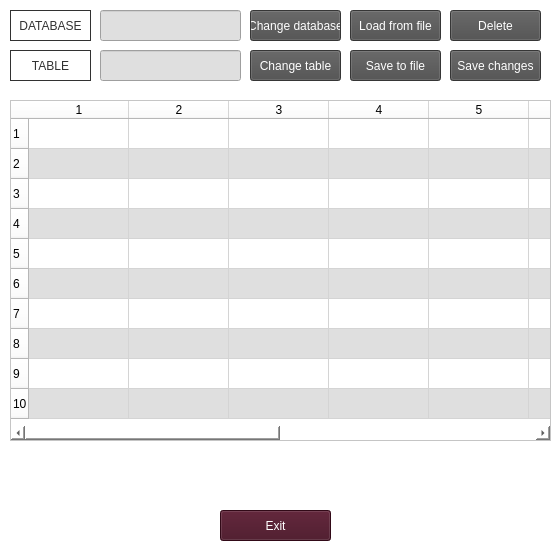
<?xml version="1.0" encoding="UTF-8"?>
<ui version="4.0">
 <class>Form</class>
 <widget class="QWidget" name="Form">
  <property name="enabled">
   <bool>true</bool>
  </property>
  <property name="geometry">
   <rect>
    <x>0</x>
    <y>0</y>
    <width>560</width>
    <height>560</height>
   </rect>
  </property>
  <property name="maximumSize">
   <size>
    <width>700</width>
    <height>900</height>
   </size>
  </property>
  <property name="windowTitle">
   <string>Form</string>
  </property>
  <property name="styleSheet">
   <string notr="true">background-color: rgb(255, 255, 255);</string>
  </property>
  <widget class="QTableWidget" name="tableWidget">
   <property name="geometry">
    <rect>
     <x>10</x>
     <y>100</y>
     <width>541</width>
     <height>341</height>
    </rect>
   </property>
   <property name="font">
    <font>
     <family>Ebrima</family>
     <pointsize>10</pointsize>
    </font>
   </property>
   <property name="styleSheet">
    <string notr="true">alternate-background-color: rgb(223, 223, 223);
color: rgb(50,5 0,5 0);
selection-background-color: rgb(149, 149, 222);</string>
   </property>
   <property name="frameShadow">
    <enum>QFrame::Plain</enum>
   </property>
   <property name="alternatingRowColors">
    <bool>true</bool>
   </property>
   <property name="showGrid">
    <bool>true</bool>
   </property>
   <property name="gridStyle">
    <enum>Qt::SolidLine</enum>
   </property>
   <property name="wordWrap">
    <bool>false</bool>
   </property>
   <property name="cornerButtonEnabled">
    <bool>false</bool>
   </property>
   <property name="rowCount">
    <number>10</number>
   </property>
   <property name="columnCount">
    <number>10</number>
   </property>
   <attribute name="horizontalHeaderVisible">
    <bool>true</bool>
   </attribute>
   <attribute name="verticalHeaderVisible">
    <bool>true</bool>
   </attribute>
   <row/>
   <row/>
   <row/>
   <row/>
   <row/>
   <row/>
   <row/>
   <row/>
   <row/>
   <row/>
   <column/>
   <column/>
   <column/>
   <column/>
   <column/>
   <column/>
   <column/>
   <column/>
   <column/>
   <column/>
  </widget>
  <widget class="QLabel" name="dbname_lbl">
   <property name="geometry">
    <rect>
     <x>10</x>
     <y>10</y>
     <width>81</width>
     <height>31</height>
    </rect>
   </property>
   <property name="layoutDirection">
    <enum>Qt::LeftToRight</enum>
   </property>
   <property name="autoFillBackground">
    <bool>false</bool>
   </property>
   <property name="styleSheet">
    <string notr="true">color: rgb(50,50,50);</string>
   </property>
   <property name="frameShape">
    <enum>QFrame::Panel</enum>
   </property>
   <property name="text">
    <string>DATABASE</string>
   </property>
   <property name="alignment">
    <set>Qt::AlignCenter</set>
   </property>
  </widget>
  <widget class="QLabel" name="tablename_lbl">
   <property name="geometry">
    <rect>
     <x>10</x>
     <y>50</y>
     <width>81</width>
     <height>31</height>
    </rect>
   </property>
   <property name="styleSheet">
    <string notr="true">color: rgb(50,50,50);</string>
   </property>
   <property name="frameShape">
    <enum>QFrame::Panel</enum>
   </property>
   <property name="text">
    <string>TABLE</string>
   </property>
   <property name="alignment">
    <set>Qt::AlignCenter</set>
   </property>
  </widget>
  <widget class="QLineEdit" name="dbEdit">
   <property name="geometry">
    <rect>
     <x>100</x>
     <y>10</y>
     <width>141</width>
     <height>31</height>
    </rect>
   </property>
   <property name="styleSheet">
    <string notr="true">background-color: rgb(223, 223, 223);</string>
   </property>
   <property name="alignment">
    <set>Qt::AlignCenter</set>
   </property>
  </widget>
  <widget class="QLineEdit" name="tableEdit">
   <property name="geometry">
    <rect>
     <x>100</x>
     <y>50</y>
     <width>141</width>
     <height>31</height>
    </rect>
   </property>
   <property name="styleSheet">
    <string notr="true">background-color: rgb(223, 223, 223);</string>
   </property>
   <property name="alignment">
    <set>Qt::AlignCenter</set>
   </property>
  </widget>
  <widget class="QPushButton" name="dbButton">
   <property name="geometry">
    <rect>
     <x>250</x>
     <y>10</y>
     <width>91</width>
     <height>31</height>
    </rect>
   </property>
   <property name="styleSheet">
    <string notr="true">background-color: rgb(76, 76, 76);
color: rgb(255, 255, 255);</string>
   </property>
   <property name="text">
    <string>Change database</string>
   </property>
  </widget>
  <widget class="QPushButton" name="tableButton">
   <property name="geometry">
    <rect>
     <x>250</x>
     <y>50</y>
     <width>91</width>
     <height>31</height>
    </rect>
   </property>
   <property name="styleSheet">
    <string notr="true">background-color: rgb(76, 76, 76);
color: rgb(255, 255, 255);</string>
   </property>
   <property name="text">
    <string>Change table</string>
   </property>
  </widget>
  <widget class="QPushButton" name="exitButton">
   <property name="geometry">
    <rect>
     <x>220</x>
     <y>510</y>
     <width>111</width>
     <height>31</height>
    </rect>
   </property>
   <property name="styleSheet">
    <string notr="true">background-color: rgb(68, 13, 32);
color: rgb(255, 255, 255);</string>
   </property>
   <property name="text">
    <string>Exit</string>
   </property>
  </widget>
  <widget class="QPushButton" name="fileButton1">
   <property name="geometry">
    <rect>
     <x>350</x>
     <y>10</y>
     <width>91</width>
     <height>31</height>
    </rect>
   </property>
   <property name="styleSheet">
    <string notr="true">background-color: rgb(76, 76, 76);
color: rgb(255, 255, 255);</string>
   </property>
   <property name="text">
    <string>Load from file</string>
   </property>
  </widget>
  <widget class="QPushButton" name="fileButton2">
   <property name="geometry">
    <rect>
     <x>350</x>
     <y>50</y>
     <width>91</width>
     <height>31</height>
    </rect>
   </property>
   <property name="styleSheet">
    <string notr="true">background-color: rgb(76, 76, 76);
color: rgb(255, 255, 255);</string>
   </property>
   <property name="text">
    <string>Save to file</string>
   </property>
  </widget>
  <widget class="QPushButton" name="deleteButton">
   <property name="geometry">
    <rect>
     <x>450</x>
     <y>10</y>
     <width>91</width>
     <height>31</height>
    </rect>
   </property>
   <property name="styleSheet">
    <string notr="true">background-color: rgb(76, 76, 76);
color: rgb(255, 255, 255);</string>
   </property>
   <property name="text">
    <string>Delete</string>
   </property>
  </widget>
  <widget class="QPushButton" name="saveButton">
   <property name="geometry">
    <rect>
     <x>450</x>
     <y>50</y>
     <width>91</width>
     <height>31</height>
    </rect>
   </property>
   <property name="styleSheet">
    <string notr="true">background-color: rgb(76, 76, 76);
color: rgb(255, 255, 255);</string>
   </property>
   <property name="text">
    <string>Save changes</string>
   </property>
  </widget>
 </widget>
 <resources/>
 <connections/>
</ui>
